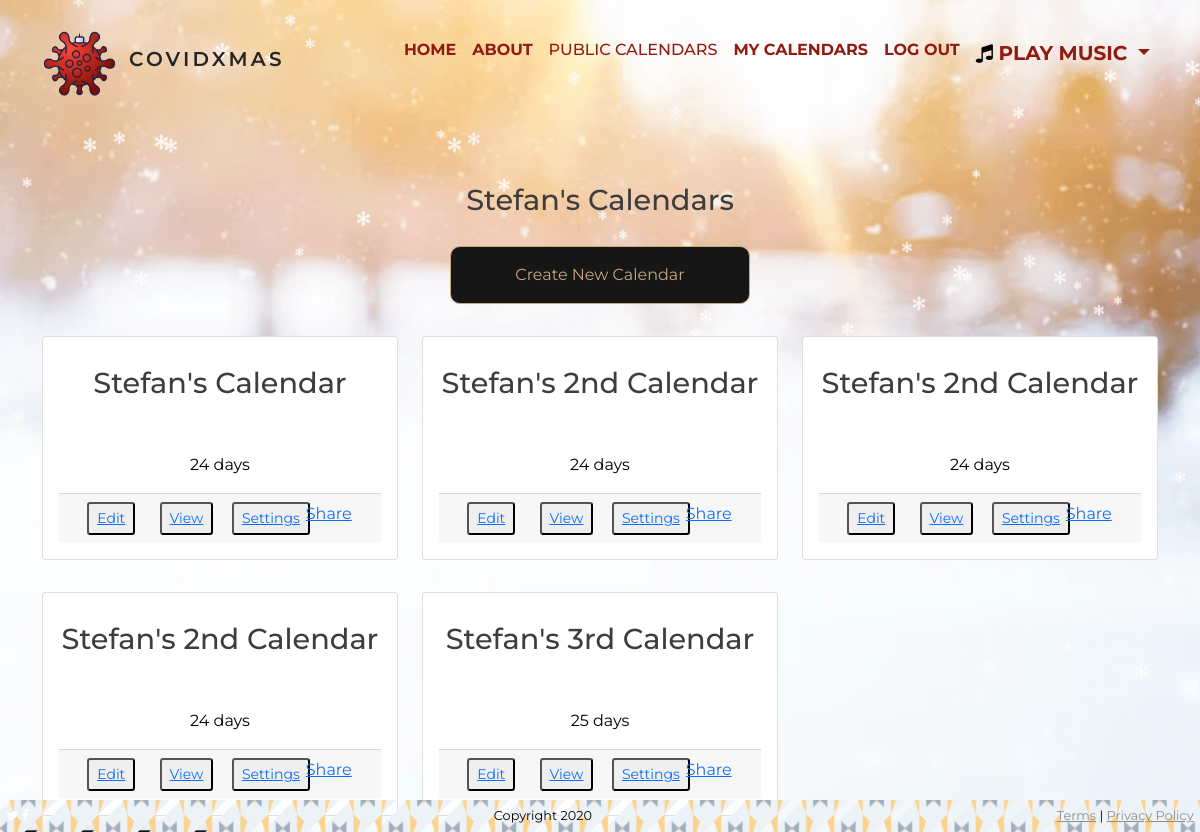
The app's page /dates/view_calendars/ (signed in), older data.
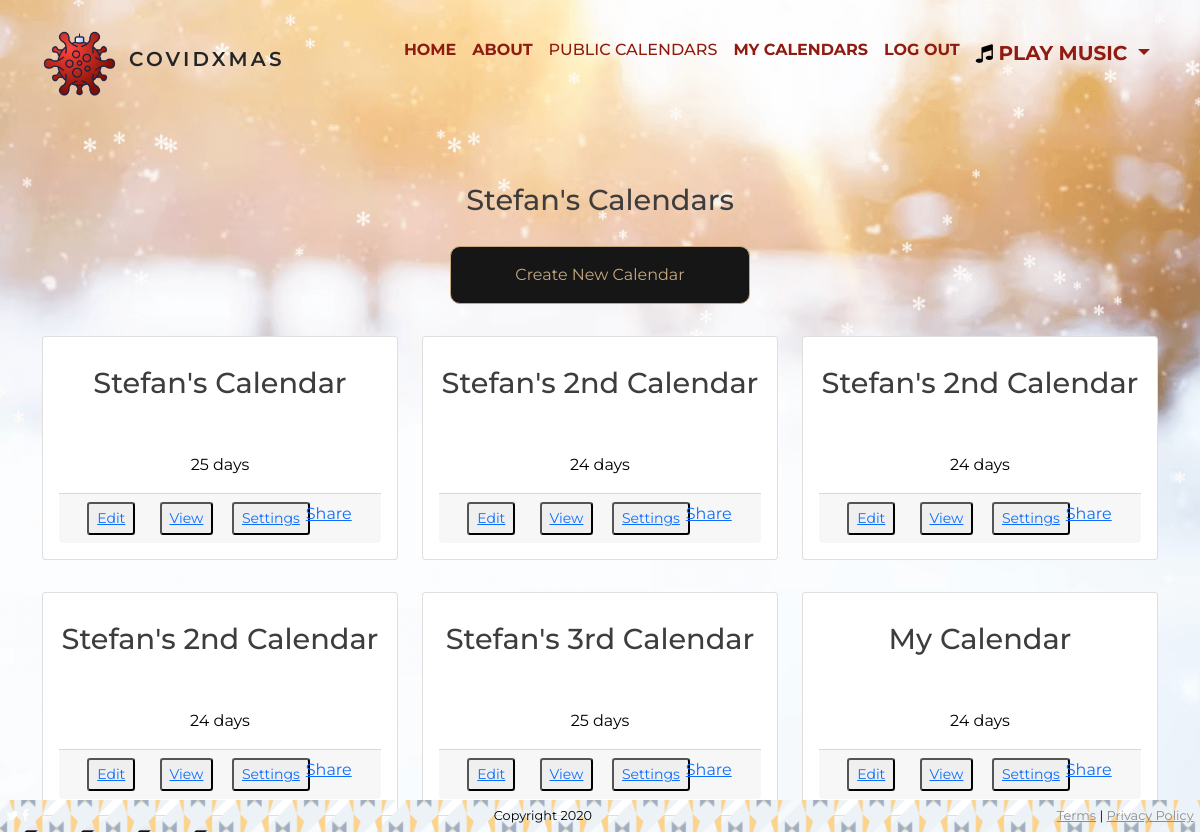
The same page, newer data.
### dates/models.py (models this page shows, shortened)
class Calendar(models.Model):
    user = models.ForeignKey(User, related_name='calendars', on_delete=models.CASCADE)
    unique_id = models.UUIDField(default=uuid.uuid4, max_length=100, unique=True, primary_key=True)
    name = models.CharField(max_length=254)
    days = models.IntegerField(default=0, choices=DAYS)
    year = models.IntegerField(default=2021, choices=YEARS)
    is_public = models.BooleanField(default=False)

### dates/views.py (the view)
# urls.py: path('view_calendars/', view_calendars, name='view_calendars'),
@login_required
def view_calendars(request):
    calendars = Calendar.objects.filter(user=request.user)
    return render(request, 'view_calendars.html', {'calendars': calendars})

### dates/templates/view_calendars.html
{% extends 'base_template.html' %}
{% block content %}
<section class="calendar">
	<div class="container">
		<div class="row">
			<div class="col-12 mt-3 pt-3">
				<h1 class="text-center">{{ user|title }}'s Calendars</h1>
			</div>
		</div>
		<div class="row">
			<div class="col-12 text-center">
				<a role="button" class="btn btn-primary" href="{% url 'create_calendar' %}">Create New Calendar</a>
			</div>
		</div>
		<div class="row">
			{% if user.calendars %}
			{% for calendar in calendars %}
			<div class="col-xs-8 col-md-4 my-3">
				<div class="card">
					<div class="card-title">
						<h1>{{ calendar.name }}</h1>
					</div>
					<div class="card-body">
						<div class="row text-center">
							<div class="col-12">
								<p>{{ calendar.days }} days</p>
							</div>
						</div>
						<div class="card-footer">
							<div class="row justify-content-center text-center d-inline-block">
								<div class="col-12">
                                    <div class="container m-0 p-0">
                                        <div class="row m-0 p-0">
                                            <div class="col-lg-3">
                                                <button class="btn-sm">
												<a class=""
													href="{% url 'edit_dates' calendar_id=calendar.unique_id %}">Edit
												</a></button>
                                            </div>
                                            <div class="col-lg-3">
                                                <button class="btn-sm">
                                                    <a role="button"
                                                        href="{% url 'calendar' calendar_id=calendar.unique_id %}">View</a>
                                                </button>
                                            </div>
                                            <div class="col-lg-3">
                                                <button class="btn-sm">
                                                    <a role="button"
                                                        href="{% url 'settings' calendar_id=calendar.unique_id %}">Settings</a>
                                                </button>
                                            </div>
                                            <div class="col-lg-3">
                                                <div class="fb-share-button"
												    data-href="{% url 'calendar' calendar_id=calendar.unique_id %}"
												    data-layout="button" data-size="small">
												<a target="_blank"
													href="{% url 'calendar' calendar_id=calendar.unique_id %}"
													class="fb-xfbml-parse-ignore">Share</a>
											</div>
                                            </div>
                                        </div>
                                    </div>
								</div>
							</div>
						</div>
					</div>
				</div>
			</div>
			{% endfor %}
			{% endif %}
		</div>
	</div>
</section>
{% endblock %}

### templates/base_template.html (shortened to what this page needs)
{% load static %}
<!DOCTYPE html>
<html lang="en">
<head>
    <link href="https://cdn.jsdelivr.net/npm/bootstrap@5.1.3/dist/css/bootstrap.min.css" rel="stylesheet"
>
    <link href="https://stackpath.bootstrapcdn.com/font-awesome/4.7.0/css/font-awesome.min.css" rel="stylesheet" />
    <link href="{% static 'css/styles.css' %}" rel="stylesheet" />
</head>
<body>
    {% include 'nav.html' %}
    {% block content %}
    {% endblock %}
    <footer class="fixed-bottom">
        <div><i class="fa fa-twitter"></i> <i class="fa fa-facebook"></i></div>
        <div>Copyright 2020</div>
        <div><a href="terms.html">Terms</a> | <a href="policy.html">Privacy Policy</a></div>
    </footer>
</body>
</html>
</html>

### templates/nav.html (shortened to what this page needs)
{% load static %}
<header class="wrapper text-dark ">
    <nav class="navbar navbar-expand-lg navbar-light py-3">
        <div class="container menu">
            <div class="header-img navbar-brand">
                <img src="{% static 'images/xmaslogo.png' %}" alt="covidXmas logo ">
                <a href="{% url 'home' %} " class="navbar-brand ">covidXmas</a>
            </div>
            <div class="collapse navbar-collapse" id="navbarSupportedContent">
                <ul class="navbar-nav ms-auto menu mb-2 mb-lg-0">
                    <li class="nav-item">
                        <a class="nav-link active fw-bold" aria-current="page" href="{% url 'home' %}">Home</a>
                    </li>
                    <li class="nav-item">
                        <a class="nav-link fw-bold" href="#about">About</a>
                    </li>
                    <li class="nav-item">
                        <a class="nav-link" href="{% url 'view_public_calendars' %}">Public Calendars</a>
                    </li>
                    {% if not request.user.is_authenticated %}
                    <li class="nav-item">
                        <a class="nav-link fw-bold" href="{% url 'account_login' %}">Log In</a>
                    </li>
                    {% else %}
                    <li class="nav-item">
                        <a class="nav-link fw-bold" href="{% url 'view_calendars' %}">My Calendars</a>
                    </li>
                    <li class="nav-item">
                        <a class="nav-link fw-bold" href="{% url 'account_logout' %}">Log Out</a>
                    </li>
                    {% endif %}
                    <li class="nav-item dropdown mr-5">
                        <a class="nav-link dropdown-toggle title ml-5" href="#" id="navbarDropdown" role="button"
                            data-bs-toggle="dropdown" aria-expanded="false">
                            <i class="fa fa-music music-icon"></i> Play Music
                        </a>
                    </li>
                </ul>
            </div>
        </div>
    </nav>
</header>

### assets/css/_variables.css (style rules this page uses)
:root { --background-colour: #8e8989; --menu-colour: #3e3d3d; --primary-colour: #901B11; --primary-colour-hover: #052e12; --nav-colour: #262525; --background-dark: rgba(0, 0, 0, 0.5); --overlay: rgba(144, 27, 17, 0.5); }

### assets/css/_nav.css (style rules this page uses)
header { z-index: 10; width: 100vw; }
.navbar-brand { letter-spacing: 0.2rem; color: var(--nav-colour) !important; font-weight: 600; }
.nav-item { text-transform: uppercase; font-weight: 500; font-family: 'Montserrat', sans-serif; }
.header-img img { vertical-align: middle; height: 80px; list-style: none; }
.navbar { color: var(--nav-colour) !important; text-transform: uppercase; }
a.nav-link { color: var(--primary-colour) !important; }

### assets/css/_base.css (style rules this page uses)
* { color: black; font-family: 'Montserrat', sans-serif; margin: 0; padding: 0; box-sizing: border-box; }
body { background: url(../images/flakes3.png); background-size: cover; background-repeat: no-repeat; background-position: center; min-height: 100vh; width: 100%; position: relative; }

### assets/css/_layout.css (style rules this page uses)
.wrapper { flex: 1 0 auto; }

### assets/css/_footer.css (style rules this page uses)
footer { display: flex; flex-shrink: 0; justify-content: space-between; background-color: var(--nav-colour); margin-top: 2rem; font-size: 0.8em; color: #8d8d8d; padding: 0.5em; position: relative; }
footer a { color: #8d8d8d; }
footer i { color: white; font-size: 1em; }

### assets/css/_typography.css (style rules this page uses)
h1, h2, h3, h4 { font-family: 'Risque', cursive; }
h1 { font-size: 1.8em; margin-top: 1em; margin-bottom: 1em; color: var(--menu-colour); }
.navbar { font-family: 'Risque', cursive; }

### assets/css/_flakes.css (style rules this page uses)
ul { list-style-type: none; padding: 0; margin: 0; }
.btn { background-color: #161616; border-radius: 10px; color: #c5a880; border: 1px solid #c5a880; padding: 16px; width: 300px; margin-bottom: 16px; line-height: 1.5; cursor: pointer; }
.title { font-weight: bold; font-size: 1.25rem; margin-bottom: 16px; color: var(--primary-colour-hover) !important; }

### assets/css/_viewcalendar.css (style rules this page uses)
h1 { font-family: 'Montserrat', sans-serif; }
.card-title { text-align: center; }
.card-body { text-align: center; }

Row changes from the older to the newer data that the page shows:
changed Calendar "Stefan's Calendar": days "24" → "25"
added Calendar: name "My Calendar", days "24"
